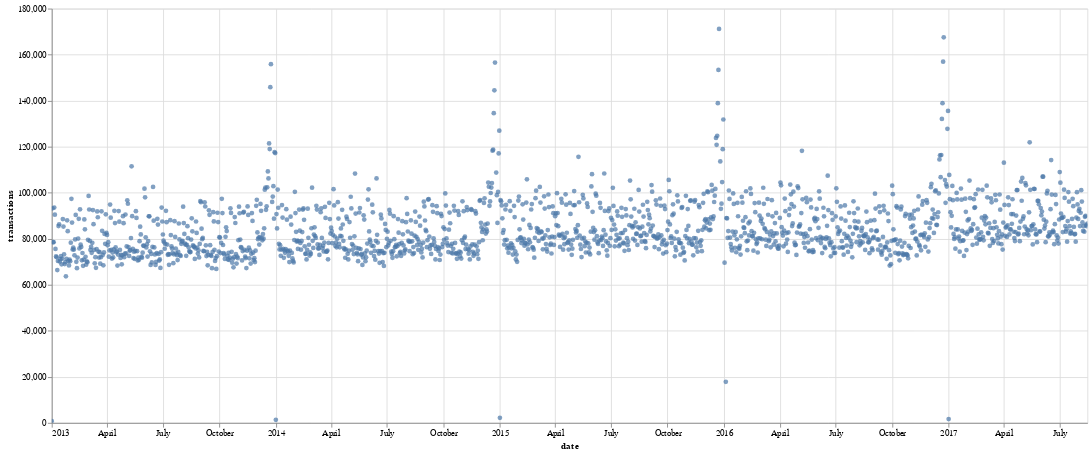

The cell this chart's notebook holds for it:
### Code cell
# Enable the Vegafusion transformer and disable the maximum rows limit
vf.enable()
# alt.data_transformers.enable("vegafusion")
alt.data_transformers.disable_max_rows()

aggregated_df = df.groupby("date").sum().reset_index()

chart = (
    alt.Chart(aggregated_df)
    .mark_circle()
    .encode(x="date:T", y="transactions:Q")  # , color="store_nbr:N") #Dtype = uint64
    .properties(width=1200, height=480)
    .interactive()
)

chart  # .display()

### Figure 1 — Vega specification as saved in the notebook (floating-point values rounded to 4 significant figures; data arrays with more than 128 entries replaced by an {"elided": "..."} marker saying what was removed)
{"$schema": "https://vega.github.io/schema/vega/v5.json", "data": [{"name": "param_22_store"}, {"name": "source_0", "values": {"elided": "1682 records"}, "transform": [{"type": "formula", "expr": "toDate(datum['date'])", "as": "date"}]}, {"name": "source_0_y_domain_transactions", "values": [{"min": 770, "max": 171169}]}], "signals": [{"name": "unit", "value": {}, "on": [{"events": "pointermove", "update": "isTuple(group()) ? group() : unit"}]}, {"name": "param_22", "update": "vlSelectionResolve(\"param_22_store\", \"union\")"}, {"name": "param_22_date", "on": [{"events": [{"source": "view", "type": "dblclick"}], "update": "null"}, {"events": {"signal": "param_22_translate_delta"}, "update": "panLinear(param_22_translate_anchor.extent_x, -param_22_translate_delta.x / width)"}, {"events": {"signal": "param_22_zoom_delta"}, "update": "zoomLinear(domain(\"x\"), param_22_zoom_anchor.x, param_22_zoom_delta)"}]}, {"name": "param_22_transactions", "on": [{"events": [{"source": "view", "type": "dblclick"}], "update": "null"}, {"events": {"signal": "param_22_translate_delta"}, "update": "panLinear(param_22_translate_anchor.extent_y, param_22_translate_delta.y / height)"}, {"events": {"signal": "param_22_zoom_delta"}, "update": "zoomLinear(domain(\"y\"), param_22_zoom_anchor.y, param_22_zoom_delta)"}]}, {"name": "param_22_tuple", "on": [{"events": [{"signal": "param_22_date || param_22_transactions"}], "update": "param_22_date && param_22_transactions ? {unit: \"\", fields: param_22_tuple_fields, values: [param_22_date,param_22_transactions]} : null"}]}, {"name": "param_22_tuple_fields", "value": [{"field": "date", "channel": "x", "type": "R"}, {"field": "transactions", "channel": "y", "type": "R"}]}, {"name": "param_22_translate_anchor", "value": {}, "on": [{"events": [{"source": "scope", "type": "pointerdown"}], "update": "{x: x(unit), y: y(unit), extent_x: domain(\"x\"), extent_y: domain(\"y\")}"}]}, {"name": "param_22_translate_delta", "value": {}, "on": [{"events": [{"source": "window", "between": [{"source": "scope", "type": "pointerdown"}, {"source": "window", "type": "pointerup"}], "consume": true, "type": "pointermove"}], "update": "{x: param_22_translate_anchor.x - x(unit), y: param_22_translate_anchor.y - y(unit)}"}]}, {"name": "param_22_zoom_anchor", "on": [{"events": [{"source": "scope", "type": "wheel", "consume": true}], "update": "{x: invert(\"x\", x(unit)), y: invert(\"y\", y(unit))}"}]}, {"name": "param_22_zoom_delta", "on": [{"events": [{"source": "scope", "type": "wheel", "consume": true}], "update": "pow(1.001, event.deltaY * pow(16, event.deltaMode))", "force": true}]}, {"name": "param_22_modify", "on": [{"events": {"signal": "param_22_tuple"}, "update": "modify(\"param_22_store\", param_22_tuple, true)"}]}], "marks": [{"type": "symbol", "name": "marks", "from": {"data": "source_0"}, "encode": {"update": {"x": {"field": "date", "scale": "x"}, "shape": {"value": "circle"}, "fill": {"value": "#4c78a8"}, "opacity": {"value": 0.7}, "y": {"field": "transactions", "scale": "y"}}}, "style": ["circle"], "interactive": true, "clip": true}], "scales": [{"name": "x", "type": "time", "domain": {"data": "source_0", "field": "date"}, "range": [0, {"signal": "width"}], "domainRaw": {"signal": "param_22[\"date\"]"}}, {"name": "y", "type": "linear", "domain": [{"signal": "(data(\"source_0_y_domain_transactions\")[0] || {}).min"}, {"signal": "(data(\"source_0_y_domain_transactions\")[0] || {}).max"}], "range": [{"signal": "height"}, 0], "nice": true, "zero": true, "domainRaw": {"signal": "param_22[\"transactions\"]"}}], "axes": [{"scale": "x", "domain": false, "zindex": 0, "labels": false, "orient": "bottom", "tickCount": {"signal": "ceil(width/40)"}, "maxExtent": 0, "grid": true, "ticks": false, "aria": false, "gridScale": "y", "minExtent": 0}, {"scale": "y", "grid": true, "maxExtent": 0, "minExtent": 0, "ticks": false, "zindex": 0, "orient": "left", "tickCount": {"signal": "ceil(height/40)"}, "domain": false, "labels": false, "gridScale": "x", "aria": false}, {"scale": "x", "tickCount": {"signal": "ceil(width/40)"}, "zindex": 0, "labelOverlap": true, "title": "date", "labelFlush": true, "grid": false, "orient": "bottom"}, {"scale": "y", "labelOverlap": true, "tickCount": {"signal": "ceil(height/40)"}, "orient": "left", "zindex": 0, "title": "transactions", "grid": false}], "background": "white", "style": "cell", "height": 480, "padding": 5, "width": 1200}
